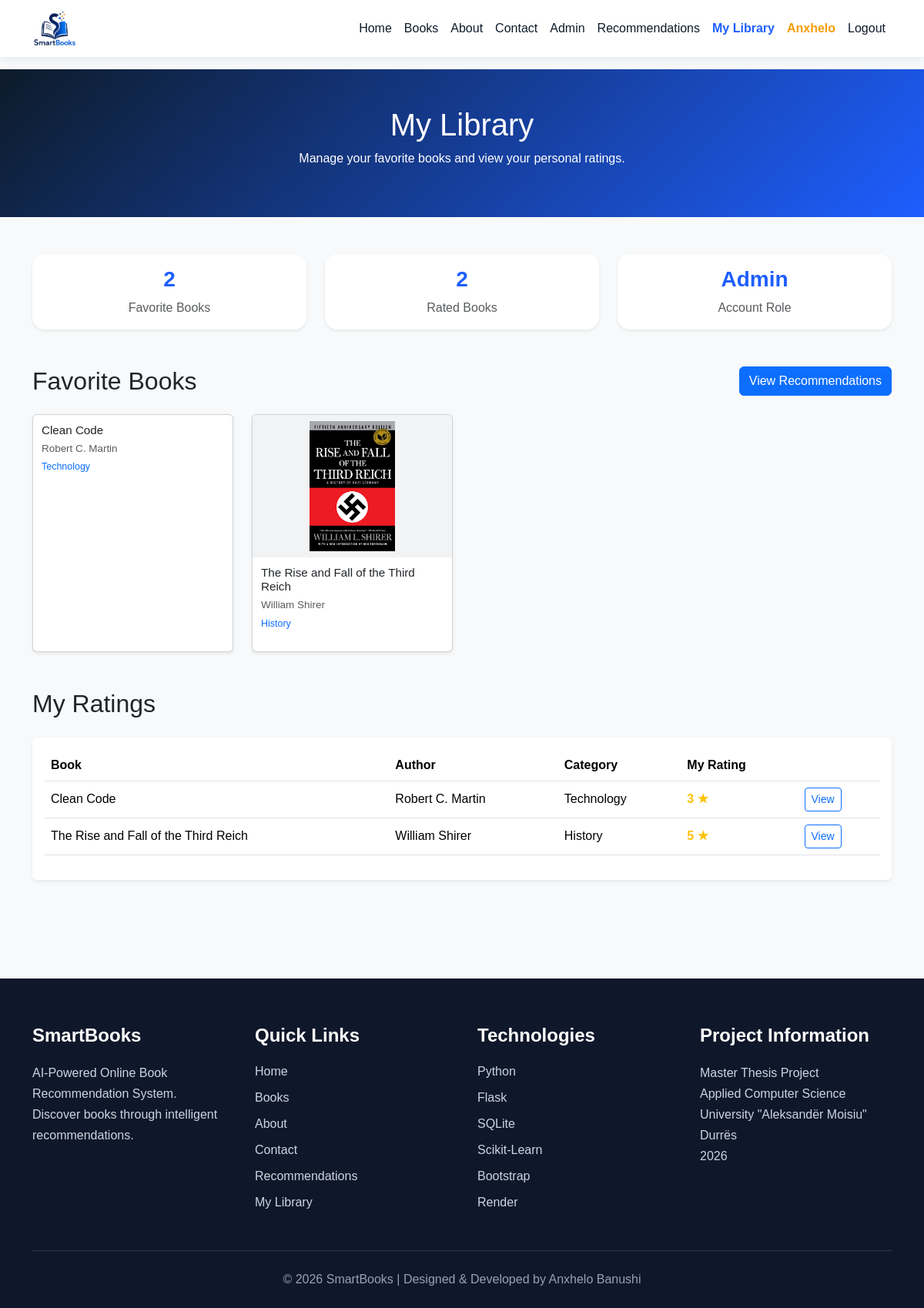
Screenshot of /profile (signed in) with the database file from the repository.
### models.py (models this page shows)
class User(db.Model):
    __tablename__ = "users"
    id = db.Column(db.Integer, primary_key=True)
    username = db.Column(db.String(50), unique=True)
    email = db.Column(db.String(100), unique=True)
    password_hash = db.Column(db.String(255))
    role = db.Column(db.String(20))

class Book(db.Model):
    __tablename__ = "books"
    id = db.Column(db.Integer, primary_key=True)
    title = db.Column(db.String(255))
    author = db.Column(db.String(255))
    description = db.Column(db.Text)
    image = db.Column(db.String(255))
    published_year = db.Column(db.Integer)
    category_id = db.Column(db.Integer, db.ForeignKey("categories.id"))
    category = db.relationship("Category", backref="books")

class Category(db.Model):
    __tablename__ = "categories"
    id = db.Column(db.Integer, primary_key=True)
    name = db.Column(db.String(100))

### app.py (the view)
@app.route("/profile")
def profile():
    if not session.get("user_id"):
        flash("Please login to access your profile.", "warning")
        return redirect(url_for("login"))
    user = User.query.get_or_404(session["user_id"])
    favorites = Favorite.query.filter_by(user_id=user.id).all()
    favorite_book_ids = [favorite.book_id for favorite in favorites]
    favorite_books = Book.query.filter(Book.id.in_(favorite_book_ids)).all()
    ratings = Rating.query.filter_by(user_id=user.id).all()
    rated_books = []
    for rating in ratings:
        book = Book.query.get(rating.book_id)
        if book:
            rated_books.append({
                "book": book,
                "rating": rating.rating
            })
    return render_template(
        "profile.html",
        user=user,
        favorite_books=favorite_books,
        rated_books=rated_books
    )

### templates/profile.html (shortened to what this page needs)
{% extends "base.html" %}
{% block content %}
<section class="books-header py-5">
    <div class="container text-center">
        <h1>My Library</h1>
        <p>
            Manage your favorite books and view your personal ratings.
        </p>
    </div>
</section>
<section class="container py-5">
    <div class="row g-4 mb-5">
        <div class="col-md-4">
            <div class="card shadow-sm border-0 profile-stat-card">
                <div class="card-body text-center">
                    <h3>{{ favorite_books|length }}</h3>
                    <p class="mb-0 text-muted">Favorite Books</p>
                </div>
            </div>
        </div>
        <div class="col-md-4">
            <div class="card shadow-sm border-0 profile-stat-card">
                <div class="card-body text-center">
                    <h3>{{ rated_books|length }}</h3>
                    <p class="mb-0 text-muted">Rated Books</p>
                </div>
            </div>
        </div>
        <div class="col-md-4">
            <div class="card shadow-sm border-0 profile-stat-card">
                <div class="card-body text-center">
                    <h3>{{ user.role|capitalize }}</h3>
                    <p class="mb-0 text-muted">Account Role</p>
                </div>
            </div>
        </div>
    </div>
    <div class="d-flex justify-content-between align-items-center mb-4">
        <h2 class="mb-0">Favorite Books</h2>
        <a href="{{ url_for('recommendations') }}" class="btn btn-primary">
            View Recommendations
        </a>
    </div>
    <div class="row g-4 mb-5">
        {% for book in favorite_books %}
        <div class="col-md-4 col-lg-3 col-sm-6">
            <div class="card book-card h-100 shadow-sm">
                <a href="{{ url_for('book_details', book_id=book.id) }}" class="text-decoration-none">
                    {% if book.image %}
                        <img src="{{ url_for('static', filename='images/books/' ~ book.image) }}"
                             class="book-cover-img"
                             alt="{{ book.title }}"
                             onerror="this.style.display='none'; this.nextElementSibling.style.display='flex';">
                    {% else %}
                        <div class="book-cover-placeholder">
                            <span>{{ book.title[0] }}</span>
                        </div>
                    {% endif %}
                </a>
                <div class="card-body">
                    <h5 class="card-title">
                        <a href="{{ url_for('book_details', book_id=book.id) }}"
                           class="text-dark text-decoration-none">
                            {{ book.title }}
                        </a>
                    </h5>
                    <p class="text-muted mb-1">{{ book.author }}</p>
                    <p class="small text-primary">
                        {{ book.category.name }}
                    </p>
                </div>
            </div>
        </div>
        {% else %}
        <div class="col-12">
            <div class="alert alert-info">
                You have not added any favorite books yet.
            </div>
        </div>
        {% endfor %}
    </div>
    <h2 class="mb-4">My Ratings</h2>
    <div class="card shadow-sm border-0">
        <div class="card-body">
            {% if rated_books %}
                <div class="table-responsive">
                    <table class="table align-middle">
                        <thead>
                            <tr>
                                <th>Book</th>
                                <th>Author</th>
                                <th>Category</th>
                                <th>My Rating</th>
                                <th></th>
                            </tr>
                        </thead>
                        <tbody>
                            {% for item in rated_books %}
                            <tr>
                                <td>{{ item.book.title }}</td>
                                <td>{{ item.book.author }}</td>
                                <td>{{ item.book.category.name }}</td>
                                <td>
                                    <span class="text-warning fw-bold">
                                        {{ item.rating }} ★
                                    </span>
                                </td>
                                <td>
                                    <a href="{{ url_for('book_details', book_id=item.book.id) }}"
                                       class="btn btn-outline-primary btn-sm">
                                        View
                                    </a>
                                </td>
                            </tr>
                            {% endfor %}
                        </tbody>
                    </table>
                </div>
            {% else %}
                <div class="alert alert-info mb-0">
                    You have not rated any books yet.
                </div>
            {% endif %}
        </div>
    </div>
</section>
{% endblock %}

### templates/base.html (shortened to what this page needs)
<!DOCTYPE html>
<html lang="sq">
<head>
    <link rel="stylesheet"
href="https://cdn.jsdelivr.net/npm/bootstrap-icons@1.11.3/font/bootstrap-icons.min.css">
    <link href="https://cdn.jsdelivr.net/npm/bootstrap@5.3.7/dist/css/bootstrap.min.css" rel="stylesheet">
    <link rel="stylesheet" href="{{ url_for('static', filename='css/style.css') }}">
</head>
<body>
    <nav class="navbar navbar-expand-lg navbar-light bg-white sticky-top custom-navbar">
    <div class="container">
        <a class="navbar-brand d-flex align-items-center" href="{{ url_for('home') }}">
            <img src="{{ url_for('static', filename='images/logo/smartbooks_logo.png') }}"
                 alt="SmartBooks Logo"
                 class="navbar-logo">
        </a>
        <div class="collapse navbar-collapse" id="menu">
            <ul class="navbar-nav ms-auto">
                <li class="nav-item">
                    <a class="nav-link {% if request.endpoint == 'home' %}active-link{% endif %}"
                       href="{{ url_for('home') }}">
                        Home
                    </a>
                </li>
                <li class="nav-item">
                    <a class="nav-link {% if request.endpoint == 'books' %}active-link{% endif %}"
                       href="{{ url_for('books') }}">
                        Books
                    </a>
                </li>
                <li class="nav-item">
                    <a class="nav-link {% if request.endpoint == 'about' %}active-link{% endif %}"
                       href="{{ url_for('about') }}">
                        About
                    </a>
                </li>
                <li class="nav-item">
                    <a class="nav-link {% if request.endpoint == 'contact' %}active-link{% endif %}"
                       href="{{ url_for('contact') }}">
                       Contact
                    </a>
                </li>
                {% if session.get("role") == "admin" %}
<li class="nav-item">
    <a class="nav-link {% if request.endpoint in ['dashboard', 'admin_books', 'admin_categories', 'admin_messages'] %}active-link{% endif %}"
       href="{{ url_for('dashboard') }}">
        Admin
    </a>
</li>
{% endif %}
                {% if session.get("user_id") %}
                <li class="nav-item">
                    <a class="nav-link {% if request.endpoint == 'recommendations' %}active-link{% endif %}"
                       href="{{ url_for('recommendations') }}">
                        Recommendations
                    </a>
                </li>
                <li class="nav-item">
                    <a class="nav-link {% if request.endpoint == 'profile' %}active-link{% endif %}"
                       href="{{ url_for('profile') }}">
                        My Library
                    </a>
                </li>
                <li class="nav-item">
                    <span class="nav-link username-highlight">
                        {{ session.get('username') }}
                    </span>
                </li>
                    <li class="nav-item"><a class="nav-link" href="{{ url_for('logout') }}">Logout</a></li>
                {% else %}
                    <li class="nav-item"><a class="nav-link" href="{{ url_for('login') }}">Login</a></li>
                {% endif %}
            </ul>
        </div>
    </div>
</nav>
{% block content %}
{% endblock %}
<footer class="footer">
    <div class="container">
        <div class="footer-grid">
            <div class="footer-section">
                <h4>SmartBooks</h4>
                <p>
                    AI-Powered Online Book Recommendation System.
                    Discover books through intelligent recommendations.
                </p>
            </div>
            <div class="footer-section">
                <h4>Quick Links</h4>
                <a href="{{ url_for('home') }}">Home</a>
                <a href="{{ url_for('books') }}">Books</a>
                <a href="{{ url_for('about') }}">About</a>
                <a href="{{ url_for('contact') }}">Contact</a>
                {% if session.get('user_id') %}
                    <a href="{{ url_for('recommendations') }}">Recommendations</a>
                    <a href="{{ url_for('profile') }}">My Library</a>
                {% endif %}
            </div>
            <div class="footer-section">
                <h4>Technologies</h4>
                <span>Python</span>
                <span>Flask</span>
                <span>SQLite</span>
                <span>Scikit-Learn</span>
                <span>Bootstrap</span>
                <span>Render</span>
            </div>
            <div class="footer-section">
                <h4>Project Information</h4>
                <p>
                    Master Thesis Project
                    <br>
                    Applied Computer Science
                    <br>
                    University "Aleksandër Moisiu" Durrës
                    <br>
                    2026
                </p>
            </div>
        </div>
        <div class="footer-bottom">
            © 2026 SmartBooks | Designed & Developed by Anxhelo Banushi
        </div>
    </div>
</footer>
</body>
</html>

### static/css/style.css (style rules this page uses)
body { font-family: Arial, sans-serif; background-color: #f8f9fa; }
.hero-section, .books-header, .home-hero { background: linear-gradient(135deg, #0d1b2a, #1e5eff); color: white; }
.category-card, .book-card { transition: 0.3s; }
.book-cover-img { width: 100%; height: 185px; object-fit: contain; padding: 8px; border-radius: 6px 6px 0 0; background-color: #f1f3f5; }
.book-card { height: 100%; font-size: 0.84rem; }
.book-card .card-body { padding: 11px; }
.book-card .card-title { font-size: 0.95rem; margin-bottom: 5px; line-height: 1.2; }
.book-card .small { font-size: 0.78rem; }
.profile-stat-card, .dashboard-card { border-radius: 16px; }
.profile-stat-card h3, .dashboard-card h3 { color: #1e5eff; font-weight: 800; }
footer { background-color: #0d1b2a; color: white; }
.navbar { background-color: white !important; }
.navbar .nav-link { color: #0d1b2a !important; font-weight: 500; }
.navbar-logo { height: 48px; width: auto; }
.custom-navbar { box-shadow: 0 2px 15px rgba(0,0,0,0.08); z-index: 9999; }
body { padding-top: 0; }
.custom-navbar { backdrop-filter: blur(10px); background: rgba(255,255,255,0.95) !important; }
.footer { background: #0f172a; color: white; margin-top: 80px; padding-top: 60px; }
.footer-grid { display: grid; grid-template-columns: repeat(auto-fit,minmax(220px,1fr)); gap: 40px; }
.footer-section h4 { margin-bottom: 20px; color: white; font-weight: 700; }
.footer-section p { color: #cbd5e1; line-height: 1.7; }
.footer-section a { display: block; color: #cbd5e1; text-decoration: none; margin-bottom: 10px; transition: 0.3s; }
.footer-section span { display: block; color: #cbd5e1; margin-bottom: 10px; }
.footer-bottom { margin-top: 40px; border-top: 1px solid rgba(255,255,255,0.15); text-align: center; padding: 25px 0; color: #94a3b8; }
html { scroll-behavior: smooth; }
.active-link { color: #1e5eff !important; font-weight: 800 !important; }
.username-highlight { color: #f59e0b !important; font-weight: 800 !important; }
.navbar .nav-link.active-link { color: #1e5eff !important; font-weight: 800 !important; border-bottom: none !important; }
.navbar .nav-link.active-link::after { display: none !important; content: none !important; }
.navbar .username-highlight { color: #f59e0b !important; font-weight: 800 !important; }

### rows the page displays
User: get "Anxhelo", role "Admin"
Book: title "Clean Code", author "Robert C. Martin", category.name "Technology", book "Clean Code", book.author "Robert C. Martin"
Book: image (picture), title "The Rise and Fall of the Third Reich", author "William Shirer", category.name "History", book "The Rise and Fall of the Third Reich", book.author "William Shirer"
Category: book.category.name "Technology"
Category: book.category.name "History"

### other values shown
{{ favorite_books|length }} "2"
{{ rated_books|length }} "2"
{{ item.rating }} "3" "5"
